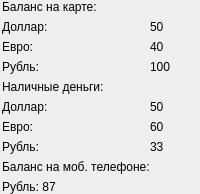
     <widget class="QCustomSlideMenu" name="rightContainer" native="true">
      <property name="styleSheet">
       <string notr="true">QLabel{
	font: 14pt &quot;MS Shell Dlg 2&quot;;
}</string>
      </property>
      <layout class="QFormLayout" name="formLayout_6">
       <property name="horizontalSpacing">
        <number>0</number>
       </property>
       <property name="verticalSpacing">
        <number>6</number>
       </property>
       <property name="leftMargin">
        <number>2</number>
       </property>
       <property name="topMargin">
        <number>0</number>
       </property>
       <property name="rightMargin">
        <number>2</number>
       </property>
       <property name="bottomMargin">
        <number>0</number>
       </property>
       <item row="0" column="0">
        <widget class="QLabel" name="cardBalanceLabel_2">
         <property name="text">
          <string>Баланс на карте:</string>
         </property>
        </widget>
       </item>
       <item row="3" column="0">
        <widget class="QLabel" name="cardEuroBalanceLabel_2">
         <property name="text">
          <string>Евро: </string>
         </property>
        </widget>
       </item>
       <item row="5" column="0">
        <widget class="QLabel" name="cardRubleBalanceLabel_2">
         <property name="text">
          <string>Рубль:</string>
         </property>
        </widget>
       </item>
       <item row="10" column="0">
        <widget class="QLabel" name="phoneBalanceLabel_2">
         <property name="text">
          <string>Баланс на моб. телефоне:</string>
         </property>
        </widget>
       </item>
       <item row="11" column="0">
        <widget class="QLabel" name="phoneRubleAmountLabel_2">
         <property name="text">
          <string>Рубль: 87</string>
         </property>
        </widget>
       </item>
       <item row="1" column="1">
        <widget class="QLabel" name="cardDollarAmountLabel_2">
         <property name="text">
          <string>50</string>
         </property>
         <property name="alignment">
          <set>Qt::AlignLeading|Qt::AlignLeft|Qt::AlignVCenter</set>
         </property>
        </widget>
       </item>
       <item row="3" column="1">
        <widget class="QLabel" name="cardEuroAmountLabel_2">
         <property name="text">
          <string>40</string>
         </property>
        </widget>
       </item>
       <item row="5" column="1">
        <widget class="QLabel" name="cardRubleAmountLabel_2">
         <property name="text">
          <string>100</string>
         </property>
        </widget>
       </item>
       <item row="6" column="0">
        <widget class="QLabel" name="amountOfCash">
         <property name="text">
          <string>Наличные деньги:</string>
         </property>
        </widget>
       </item>
       <item row="7" column="0">
        <widget class="QLabel" name="cashDollarLabel">
         <property name="text">
          <string>Доллар: </string>
         </property>
        </widget>
       </item>
       <item row="7" column="1">
        <widget class="QLabel" name="cashDollarValue">
         <property name="text">
          <string>50</string>
         </property>
        </widget>
       </item>
       <item row="8" column="0">
        <widget class="QLabel" name="cashEuroLabel">
         <property name="text">
          <string>Евро:</string>
         </property>
        </widget>
       </item>
       <item row="8" column="1">
        <widget class="QLabel" name="cashEuroValue">
         <property name="text">
          <string>60</string>
         </property>
        </widget>
       </item>
       <item row="9" column="0">
        <widget class="QLabel" name="cashRubleLabel">
         <property name="text">
          <string>Рубль:</string>
         </property>
        </widget>
       </item>
       <item row="9" column="1">
        <widget class="QLabel" name="cashRubleValue">
         <property name="text">
          <string>33</string>
         </property>
        </widget>
       </item>
       <item row="1" column="0">
        <widget class="QLabel" name="cardDollarBalanceLabel_2">
         <property name="autoFillBackground">
          <bool>false</bool>
         </property>
         <property name="text">
          <string>Доллар: </string>
         </property>
         <property name="alignment">
          <set>Qt::AlignLeading|Qt::AlignLeft|Qt::AlignVCenter</set>
         </property>
        </widget>
       </item>
      </layout>
     </widget>
